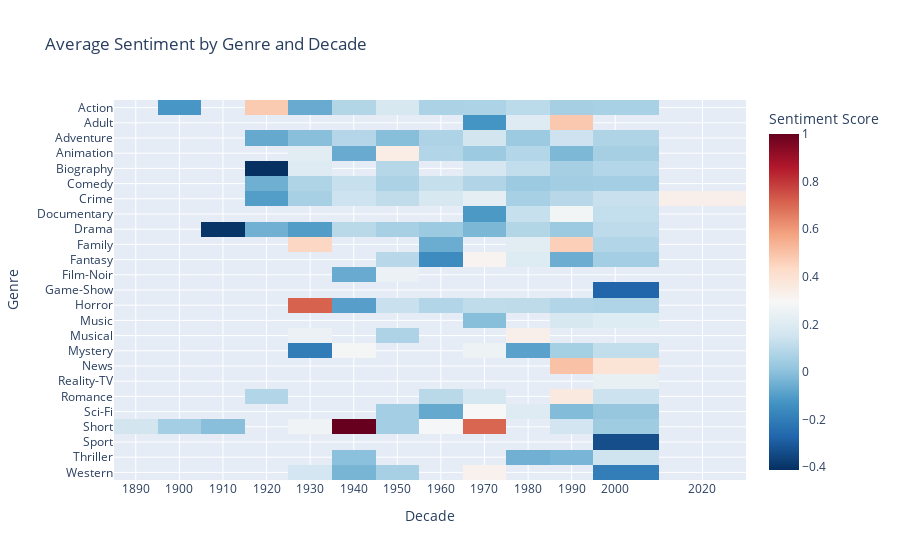

Source (notebook cell):
### Markdown cell above
## Riff

### Code cell
# Create a decade column from the Year
DOC_SENT['Decade'] = (DOC_SENT['Year'] // 10) * 10

# Group by Genre and Decade to get both average sentiment and count
genre_decade_stats = DOC_SENT.groupby(['Genre', 'Decade']).agg(
    avg_sentiment=('sentiment', 'mean'),
    count=('sentiment', 'count')
).reset_index()

# Create a hover text column with both stats
genre_decade_stats['hover_text'] = (
    'Average sentiment: ' + genre_decade_stats['avg_sentiment'].round(3).astype(str) + 
    '<br>Document count: ' + genre_decade_stats['count'].astype(str)
)

# Create the pivot table for sentiment values
heatmap_data = genre_decade_stats.pivot(index='Genre', columns='Decade', values='avg_sentiment')

# Create the pivot table for hover text
heatmap_hover = genre_decade_stats.pivot(index='Genre', columns='Decade', values='hover_text')

# Create the heatmap using Plotly Express
fig = px.imshow(heatmap_data,
               labels=dict(x="Decade", y="Genre", color="Average Sentiment"),
               x=heatmap_data.columns,
               y=heatmap_data.index,
               color_continuous_scale='RdBu_r',
               text_auto=False,  # Don't show text values on cells
               title='Average Sentiment by Genre and Decade',
               height=800)  # Adjust the height here

# Update hover template to use our custom hover text
fig.update_traces(hovertemplate='<b>Genre:</b> %{y}<br><b>Decade:</b> %{x}<br>%{customdata}<extra></extra>',
                 customdata=heatmap_hover.values)

# Improve layout
fig.update_layout(
    xaxis_title="Decade",
    yaxis_title="Genre",
    xaxis=dict(tickmode='array', tickvals=list(heatmap_data.columns)),
    coloraxis_colorbar=dict(title="Sentiment Score")
)

# Show the heatmap
fig.show()

### Figure 1 — Plotly figure (JSON) as saved in the notebook; plotly's stock layout.template omitted (floating-point values rounded to 4 significant figures; data arrays with more than 128 entries replaced by an {"elided": "..."} marker saying what was removed)
{"data": [{"coloraxis": "coloraxis", "customdata": {"elided": "25x13 str values"}, "hovertemplate": "<b>Genre:</b> %{y}<br><b>Decade:</b> %{x}<br>%{customdata}<extra></extra>", "name": "0", "type": "heatmap", "x": [1890, 1900, 1910, 1920, 1930, 1940, 1950, 1960, 1970, 1980, 1990, 2000, 2020], "xaxis": "x", "y": ["Action", "Adult", "Adventure", "Animation", "Biography", "Comedy", "Crime", "Documentary", "Drama", "Family", "Fantasy", "Film-Noir", "Game-Show", "Horror", "Music", "Musical", "Mystery", "News", "Reality-TV", "Romance", "Sci-Fi", "Short", "Sport", "Thriller", "Western"], "yaxis": "y", "z": {"elided": "25x13 float values"}}], "layout": {"autosize": true, "coloraxis": {"colorbar": {"title": {"text": "Sentiment Score"}}, "colorscale": [[0, "rgb(5,48,97)"], [0.1, "rgb(33,102,172)"], [0.2, "rgb(67,147,195)"], [0.3, "rgb(146,197,222)"], [0.4, "rgb(209,229,240)"], [0.5, "rgb(247,247,247)"], [0.6, "rgb(253,219,199)"], [0.7, "rgb(244,165,130)"], [0.8, "rgb(214,96,77)"], [0.9, "rgb(178,24,43)"], [1, "rgb(103,0,31)"]]}, "title": {"text": "Average Sentiment by Genre and Decade"}, "xaxis": {"anchor": "y", "autorange": true, "constrain": "domain", "domain": [0, 1], "range": [1885, 2030], "scaleanchor": "y", "tickmode": "array", "tickvals": [1890, 1900, 1910, 1920, 1930, 1940, 1950, 1960, 1970, 1980, 1990, 2000, 2020], "title": {"text": "Decade"}, "type": "linear"}, "yaxis": {"anchor": "x", "autorange": true, "constrain": "domain", "domain": [0, 1], "range": [24.5, -0.5], "title": {"text": "Genre"}, "type": "category"}}}
